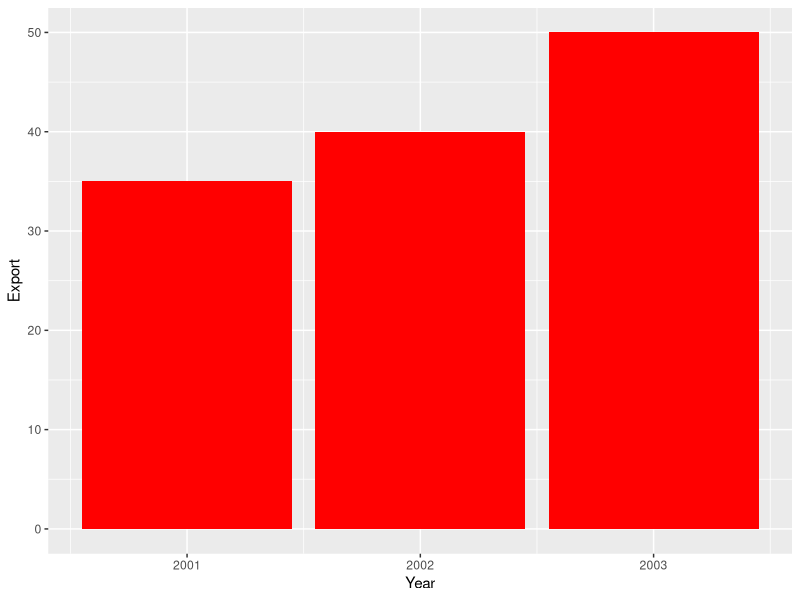

Source code (R):
# Q1. Write a R program to create a simple bar plot of given data

# Load the ggplot2 library
library(ggplot2)

# Create a data frame with the given data
data <- data.frame(Year = c(2001, 2002, 2003), 
                   Export = c(26, 32, 35), 
                   Import = c(35, 40, 50))

# Create the bar plot
ggplot(data, aes(x = Year, y = Export)) + 
  geom_bar(stat = "identity", fill = "blue") +
  geom_bar(aes(y = Import), stat = "identity", fill = "red")



